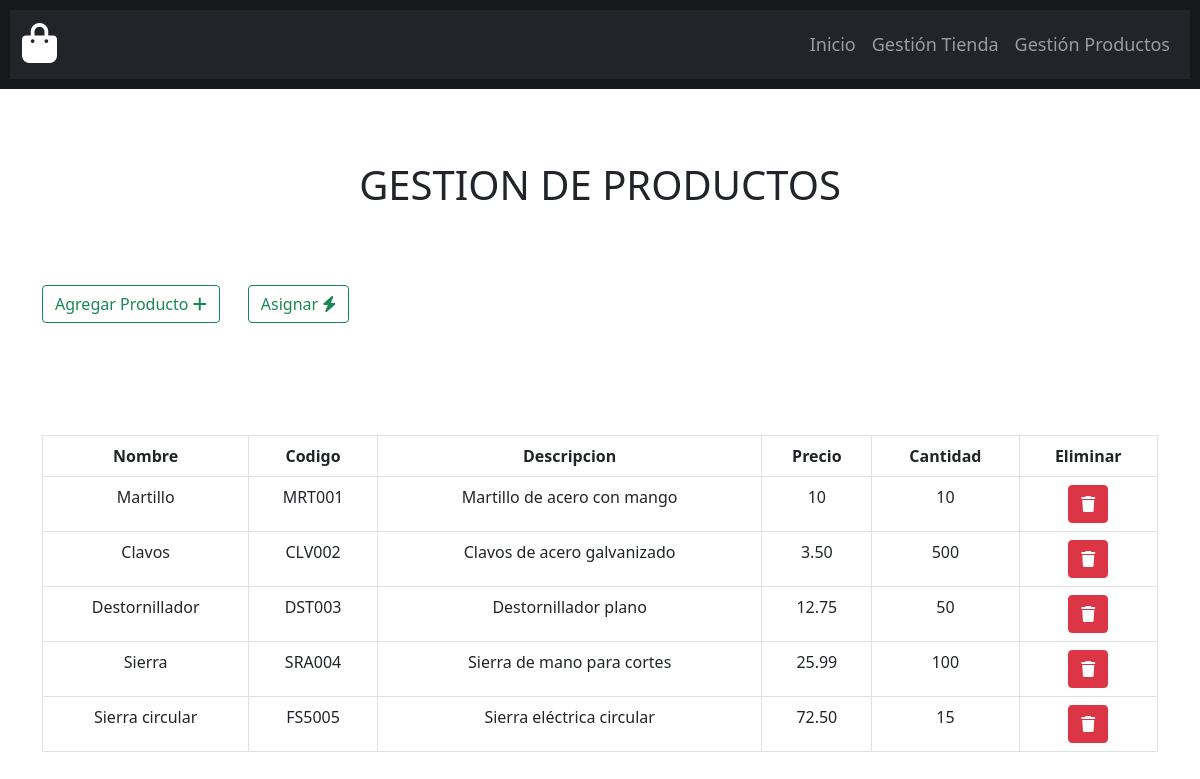
The app's page /gestionTienda/Productos with its own data.
### gestionTienda/models.py (models this page shows)
class Producto(models.Model):
    nombreProducto = models.CharField(max_length=32, blank=True, null=True)
    descripcion = models.CharField(max_length=32, blank=True, null=True)
    codigoProducto = models.CharField(max_length=32, blank=True, null=True)
    precioVenta = models.CharField(max_length=32, blank=True, null=True)
    cantidad = models.CharField(max_length=32, blank=True, null=True)
    tiendaR = models.ForeignKey(Tienda, on_delete=models.SET_NULL, blank=True, null=True)

### gestionTienda/views.py (the view, shortened to what this page needs)
# urls.py: path('Productos',views.Productos,name='Productos'),
def Productos(request):
    return render(request,'Productos.html',{
        'productoTotales':Producto.objects.all().order_by('id'),
        'tiendaTotales':Tienda.objects.all().order_by('id'),
    })

### gestionTienda/templates/Productos.html (shortened to what this page needs)
{% load static %}
<!DOCTYPE html>
<html>
    <head>
        <link rel="stylesheet" href="{% static 'style.css' %}">
        <link href="https://cdn.jsdelivr.net/npm/bootstrap@5.0.2/dist/css/bootstrap.min.css" rel="stylesheet">
        <link rel="stylesheet" href="https://cdnjs.cloudflare.com/ajax/libs/font-awesome/6.3.0/css/all.min.css" />
    </head>
    <body>
        <header>
            <nav class="navbar navbar-expand-lg navbar-dark bg-dark">
                <div class="container-fluid">
                    <a class="navbar-brand" href="#"><i class="fas fa-shopping-bag fa-2x"></i></a>
                    <div class="collapse navbar-collapse justify-content-end" id="navbarNav">
                        <ul class="navbar-nav">
                            <li class="nav-item">
                                <a class="nav-link" href="{% url 'gestionTienda:index' %}">Inicio</a>
                            </li>
                            <li class="nav-item">
                                <a class="nav-link" href="registroTienda">Gestión Tienda</a>
                            </li>
                            <li class="nav-item">
                                <a class="nav-link" href="Productos">Gestión Productos</a>
                            </li>
                        </ul>
                    </div>
                </div>
            </nav>
        </header>
        <br>
        <div class="mt-5 text-center">
            <h1>GESTION DE PRODUCTOS</h1>
        </div>
        <div class="container mt-5">
            <div class="row">
                <div class="col-12 text-start">
                    <button class="btn btn-outline-success me-4" data-bs-toggle="modal" data-bs-target="#nuevoProducto">Agregar Producto <i class="fa-solid fa-plus"></i></button>
                    <button class="btn btn-outline-success" data-bs-toggle="modal" data-bs-target="#asignarProducto">Asignar <i class="fa-solid fa-bolt"></i></i></button>
                </div>
            </div>
        </div>
        <br>
        <div class="mt-5 container">
            <div class="row justify-content-center">
                <div class="col-12">
                    <table class="table table-bordered">
                        <thead>
                            <th>Nombre</th>
                            <th>Codigo</th>
                            <th>Descripcion</th>
                            <th>Precio</th>
                            <th>Cantidad</th>
                            <th>Eliminar</th>
                        </thead>
                        <tbody>
                            {% for producto in productoTotales %}
                            <tr>
                                <td>{{ producto.nombreProducto }}</td>
                                <td>{{ producto.codigoProducto }}</td>
                                <td>{{ producto.descripcion }}</td>
                                <td>{{ producto.precioVenta }}</td>
                                <td>{{ producto.cantidad }}</td>
                                <td class="text-center"><a class="btn btn-danger" href="{% url 'gestionTienda:eliminarProductos' producto.id %}"><i class="fa-solid fa-trash"></i></a></td>
                            </tr>
                            {% endfor %}
                        </tbody>
                    </table>
                </div>
            </div>
        </div>
    </body>
</html>

### gestionTienda/static/style.css (style rules this page uses)
body { margin: 0; padding: 0; height: 100vh; display: flex; flex-direction: column; }
header { background-color: #16191c; padding: 10px; }
.navbar-brand { font-size: 24px; color: #fff; }
.container { text-align: center; padding: 20px; color: #fff; }
.navbar-nav .nav-link { font-size: 18px; padding: 10px 15px; border-radius: 5px; }
.navbar-collapse { justify-content: flex-end; }

### records on screen
Producto: nombreProducto "Martillo", codigoProducto "MRT001", descripcion "Martillo de acero con mango", precioVenta "10", cantidad "10"
Producto: nombreProducto "Clavos", codigoProducto "CLV002", descripcion "Clavos de acero galvanizado", precioVenta "3.50", cantidad "500"
Producto: nombreProducto "Destornillador", codigoProducto "DST003", descripcion "Destornillador plano", precioVenta "12.75", cantidad "50"
Producto: nombreProducto "Sierra", codigoProducto "SRA004", descripcion "Sierra de mano para cortes", precioVenta "25.99", cantidad "100"
Producto: nombreProducto "Sierra circular", codigoProducto "FS5005", descripcion "Sierra eléctrica circular", precioVenta "72.50", cantidad "15"
